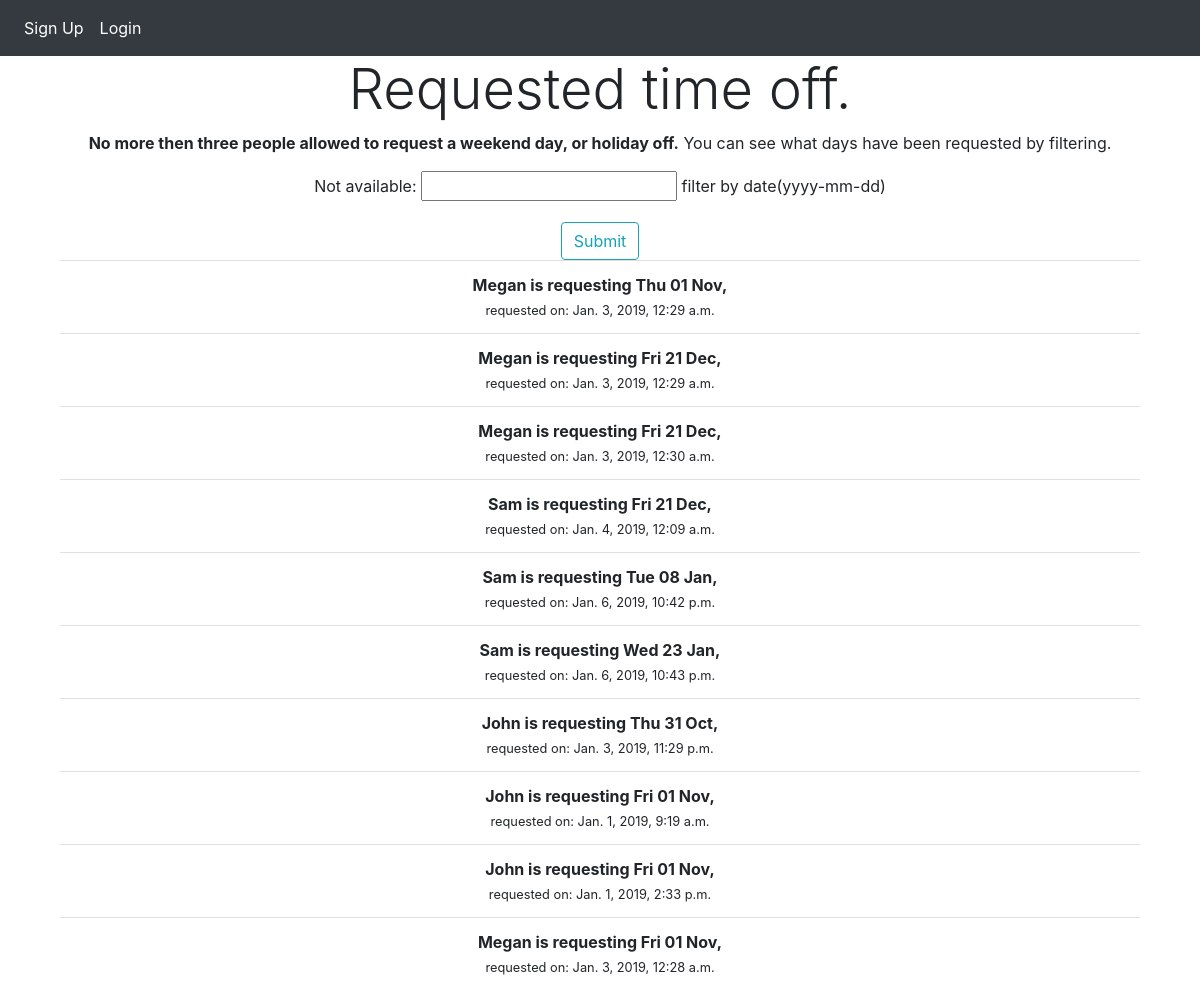
/accounts/available_filter/, run on an earlier commit of the app's database.
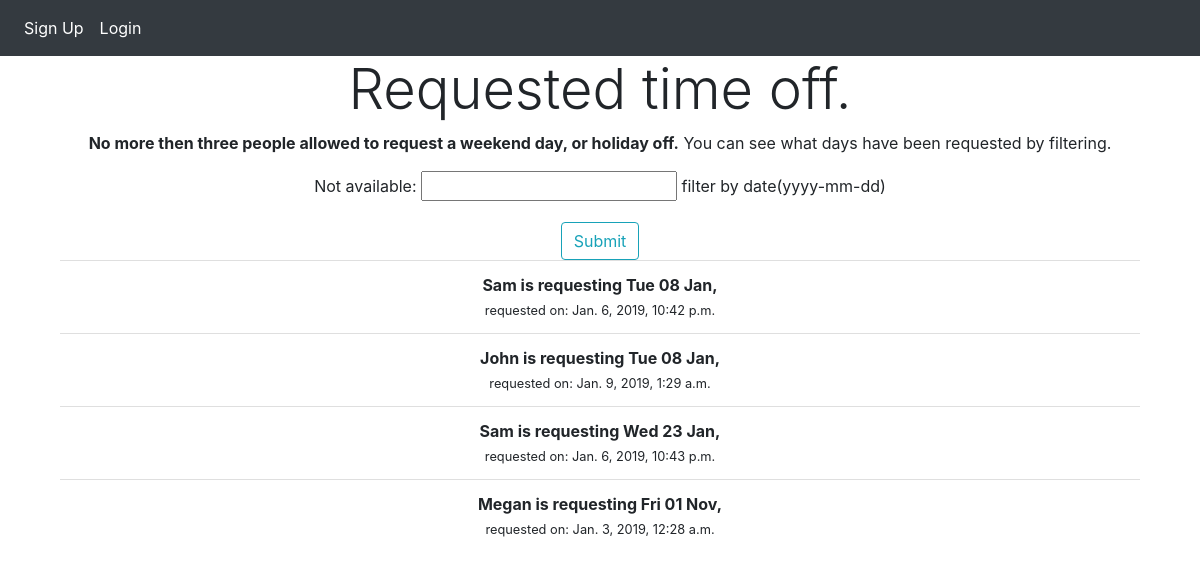
And on a later commit of the database.
### accounts/models.py (models this page shows, shortened)
class Avaliablity(models.Model):
    person = models.ForeignKey(User, on_delete=models.CASCADE,default=None, help_text="Make sure you select your name.")
    not_available = models.DateField(help_text="You can only select one date per submit.",default=None) #validators=[validate_even]
    time_stamp = models.DateTimeField(auto_now_add=True,null=False,)

### accounts/views.py (the view)
# urls.py: path('accounts/available_filter/', views.available,name="available_filter"),
def available(request):
    f = AvaliablityFilter(request.GET, queryset=Avaliablity.objects.all().order_by('not_available'))
    return render (request,'accounts/avafilter.html',{'filter':f})

### templates/accounts/avafilter.html (shortened to what this page needs)
{% extends 'items/base.html' %}
{% block content %}
  <div class="container">
    <h1 class="display-4">Requested time off.</h1>
    <p class="text-center"><strong>No more then three people allowed to request a weekend day,
      or holiday off.</strong> You can see what days have been requested by filtering.</p>
    <form action="" method="get">
        {{ filter.form.as_p }}
        <input class='btn btn-outline-info' type="submit" value='Submit' />
    </form>
    <ul class="list-group list-group-flush">
      {% for obj in filter.qs %}
          <li class="list-group-item"><strong>{{ obj.person|capfirst }} is requesting {{obj.not_available|date:"D d M"}},</strong><br><small>requested on: {{obj.time_stamp}}</small></li>
      {% endfor %}
    </ul>
  </div>
{% endblock %}

### templates/items/base.html (shortened to what this page needs)
{% load static %}
<!DOCTYPE html>
<html lang="en" dir="ltr">
  <head>
    <link rel="stylesheet" href="https://stackpath.bootstrapcdn.com/bootstrap/4.1.3/css/bootstrap.min.css">
    <nav class="navbar navbar-expand-md navbar-dark bg-dark">
    <div class="collapse navbar-collapse" id="navbarTogglerDemo02">
     <ul class="navbar-nav mr-auto mt-2 mt-lg-0">
       {% if user.is_authenticated %}
       <!--<li class="nav-item">
         <a class="nav-link" href="{% url 'todo:prepcreate' %}"style="color:white">Prep list maker</a>
       </li>-->
       <li class="nav-item nav">
         <a class="nav-link" href="{% url 'accounts:logout' %}" style="color:white">Logout</a>
       </li>
       <li class="nav-item">
          <a class="nav-link" href="{% url 'accounts:avaliablity_create' %}" style="color:white">Request Days Off</a>
       </li>
       <li class="nav-item">
          <a class="nav-link" href="{% url 'accounts:available_filter' %}" style="color:white">Days Requested Off</a>
       </li>
       <li class="nav-item">
         <a class="nav-link" href="{% url 'accounts:profile' %}" style="color:white">Go To {{ user.username|capfirst }}'s Profile</a>
       </li>
       {% else %}
       <li class="nav-item">
        <a class="nav-link" href="{% url 'accounts:signup' %}" style="color:white">Sign Up</a>
       </li>
       <li class="nav-item">
        <a class="nav-link" href="{% url 'accounts:login' %}" style="color:white">Login</a>
       </li>
       {% endif %}
     </ul>
   </div>
    </nav>
  </head>
  <body>
    <div class="container text-center">
      {% block content %}
      {% endblock %}
    </div>
  </body>
</html>

What changed in the data, as far as the page shows it:
removed Avaliablity: person "Megan", not_available "Thu 01 Nov", time_stamp "Jan. 3, 2019, 12:29 a.m."
removed Avaliablity: person "Megan", not_available "Fri 21 Dec", time_stamp "Jan. 3, 2019, 12:29 a.m."
removed Avaliablity: person "Megan", not_available "Fri 21 Dec", time_stamp "Jan. 3, 2019, 12:30 a.m."
removed Avaliablity: person "Sam", not_available "Fri 21 Dec", time_stamp "Jan. 4, 2019, 12:09 a.m."
removed Avaliablity: person "John", not_available "Thu 31 Oct", time_stamp "Jan. 3, 2019, 11:29 p.m."
removed Avaliablity: person "John", not_available "Fri 01 Nov", time_stamp "Jan. 1, 2019, 9:19 a.m."
removed Avaliablity: person "John", not_available "Fri 01 Nov", time_stamp "Jan. 1, 2019, 2:33 p.m."
added Avaliablity: person "John", not_available "Tue 08 Jan", time_stamp "Jan. 9, 2019, 1:29 a.m."
